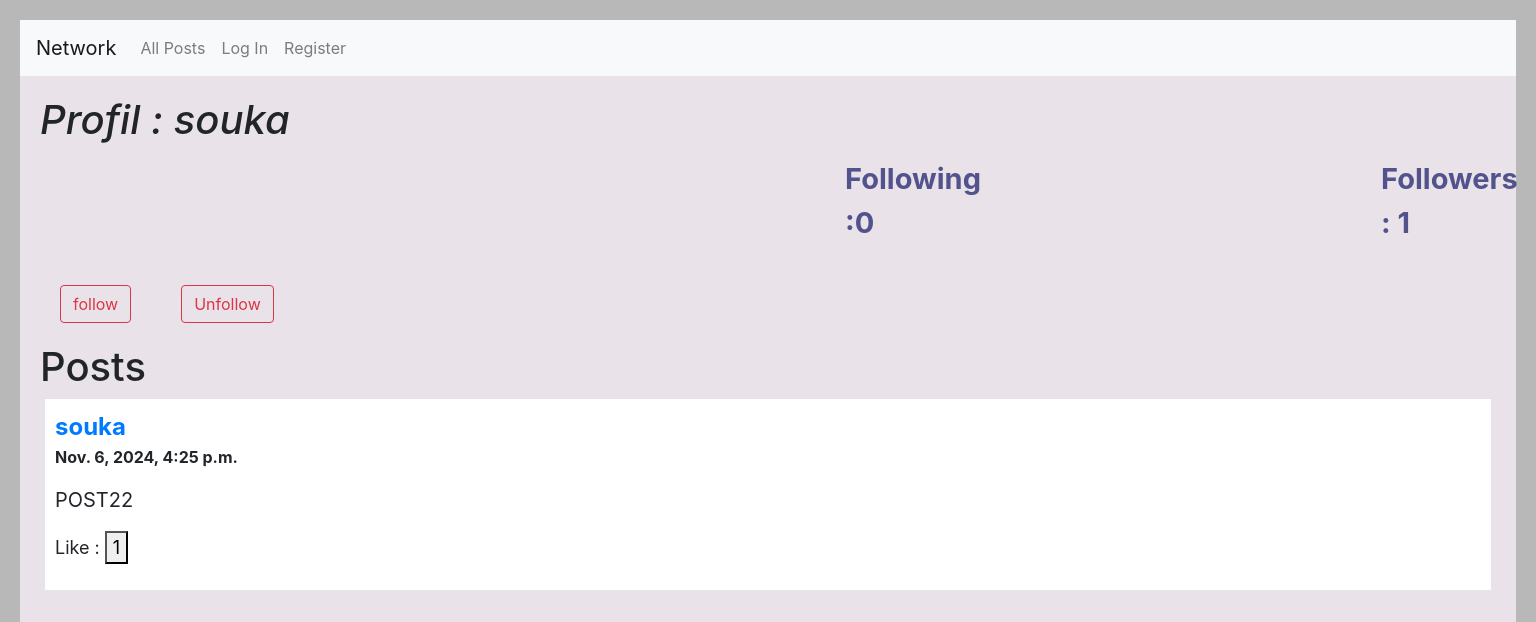
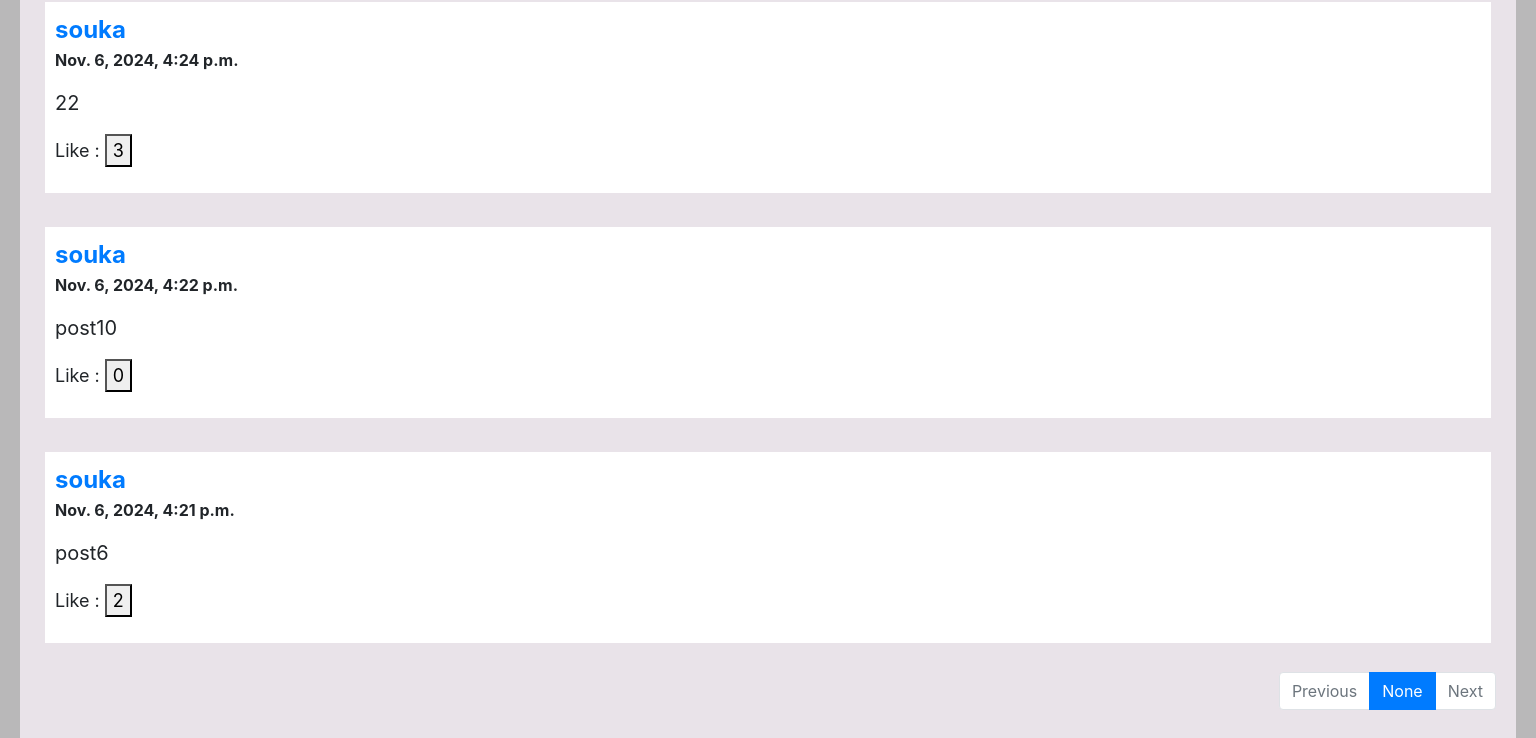
The page /profil/souka on the database as committed earlier (2 pictures, top to bottom).
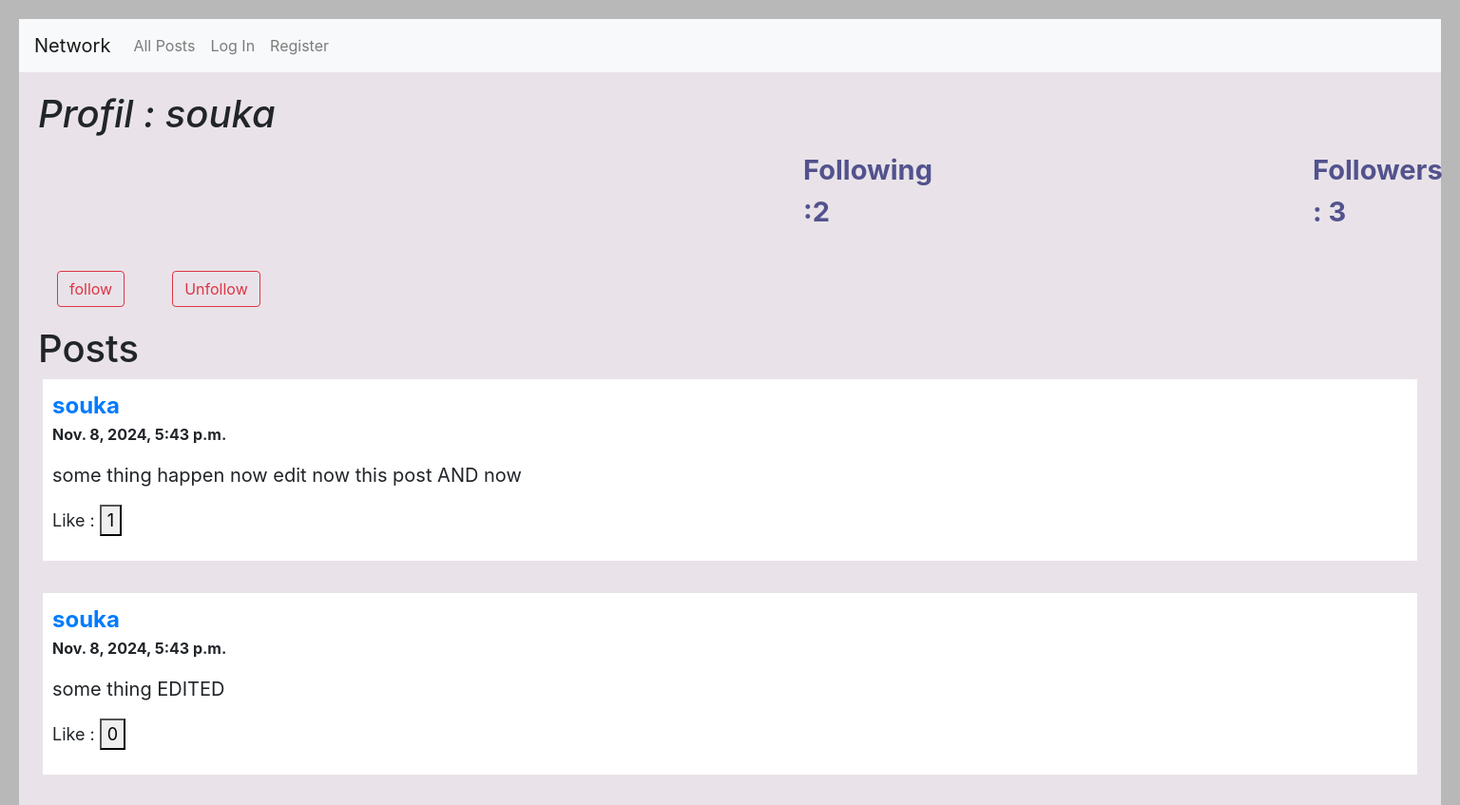
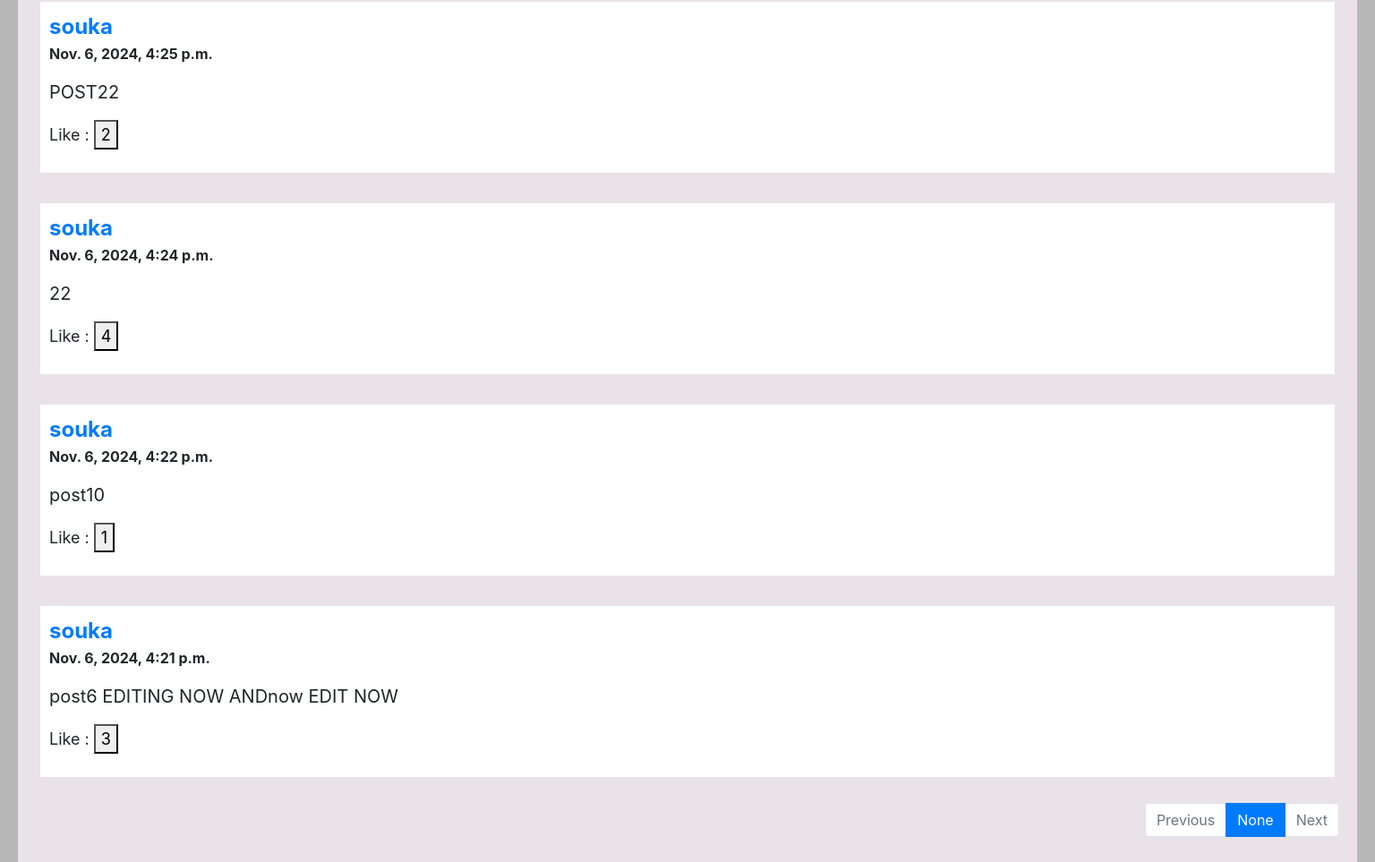
The same page on the database as committed later (2 pictures, top to bottom).
### network/models.py (models this page shows, shortened)
class User(AbstractUser):
    pass

class Post(models.Model):
    user = models.ForeignKey("User", on_delete=models.CASCADE, related_name="emails")
    content = models.TextField(blank=True)
    timestamp = models.DateTimeField(auto_now_add=True)
    like = models.IntegerField(default=0)
    followers = models.ManyToManyField(User, through='follow' , through_fields=('post_fo', 'follower'),related_name='followed_post')
    liked_by =models.ManyToManyField(User,related_name ="liked_post",blank=True)

### network/views.py (the view)
# urls.py: path("profil/<str:name>", views.profil ,name="profil"),
@csrf_exempt
def profil(request,name):
     users= request.user
     user_name=User.objects.get(username=name)
     foll= follow.objects.filter(follower=user_name)
     following_users = [f.following for f in foll]
     following_nbr =len(following_users)
     follower_nbr=len(follow.objects.filter(following=user_name))
     userr = User.objects.get(username=name)
     post = Post.objects.filter(user=userr)
     post = post.order_by("-timestamp").all()
     paginator = Paginator(post, 10)
     page_number = request.GET.get('page')
     page_obj = paginator.get_page(page_number)
     return render(request, "network/profil.html",{
         "posts":post,
         "others":users,
         "userr":userr,
         "following_nbr":following_nbr,
         "follower_nbr":follower_nbr,
          'page_obj': page_obj,
         'page_number':page_number,
                  })

### network/templates/network/profil.html (shortened to what this page needs)
{% extends "network/layout.html" %}
{% load static %}
{% block body %}
<h1 style="font-style: italic;">Profil : {{userr.username}}</h1>
    <div id="profil1" style="display: flex; font-size: 29px; font-weight: bold; padding:5px ;color:#52528d">
       <p style="margin-left:800px ;">Following :{{following_nbr}}</p>
       <p style="margin-left:400px ;">Followers : {{follower_nbr}}</p>
      </div>
       {% if others != userr %}
       <div style="display: flex ; margin: 20px;">
        <form action="{% url 'follow' userr %}" method="POST" style="margin-right: 50px;">
            <button type="submit" class="btn btn-outline-danger">follow</button>
            </form>
            <form action="{% url 'unfollow' userr %}" method="POST">
              <button type="submit" class="btn btn-outline-danger">Unfollow</button>
              </form>
       </div>
       {% endif %}
        <h1>Posts </h1>
        {% for post in page_obj %}
              <div id="post-{{post.id}}" class="post ">
                <b style="font-size: 1.5em; margin-right: 1400px;"><a href="{%url 'profil' post.user %}" >{{post.user}} </a></b>
                <b> <p>{{post.timestamp}}</p></b>
                <p id="p-{{post.id}}" style="font-size: 20px;">{{post.content}}</p>
                <p style="font-size: 18px;">Like :
                  <button id="like-{{post.id}}" class="like" data-post-id="{{post.id}}">{{post.like}}</button></p>
        </div>
        <br>
         {% endfor %}
        <nav aria-label="Page navigation example">
            <ul class="pagination justify-content-end">
                {% if page_obj.has_previous %}
                <li ><a class="page-link" href="?page={{ page_obj.previous_page_number }}" >Previous</a></li>
                <li class="page-item"><a class="page-link" href="?page={{page_obj.previous_page_number }}">{{page_obj.previous_page_number }}</a></li>
                {% else %}
                <li class="page-item disabled"><span class="page-link " aria-disabled="true">Previous</span></li>
                {% endif %}
              <li class="page-item active"><a class="page-link" href="?page={{page_obj}}">{{page_number}}</a></li>
              {% if page_obj.has_next %}
              <li class="page-item"><a class="page-link" href="?page=3">{{page_obj.next_page_number  }}</a></li>
                <li class="page-item"><a class="page-link" href="?page={{ page_obj.next_page_number }}">Next</a>
                {% else %}
                <li class="page-item disabled"><span class="page-link page-item disabled" aria-disabled="true">Next</span>
                {% endif %}
              </li>
            </ul>
          </nav>
    </div>
{% endblock %}

### network/templates/network/layout.html (shortened to what this page needs)
{% load static %}
<!DOCTYPE html>
<html lang="en">
    <head>
        <link rel="stylesheet" href="https://stackpath.bootstrapcdn.com/bootstrap/4.4.1/css/bootstrap.min.css">
        <link rel="stylesheet" href="{% static 'network/styles.css' %}" >
    </head>
    <body>
        <nav class="navbar navbar-expand-lg navbar-light bg-light">
            <a class="navbar-brand" href="#">Network</a>
            <div>
              <ul class="navbar-nav mr-auto">
                <li class="nav-item">
                  <a class="nav-link" href="{% url 'index' %}">All Posts</a>
                </li>
                {% if user.is_authenticated %}
                    <li class="nav-item">
                        <a class="nav-link" href="{% url 'following'%}">Following</a>
                    </li>
                    <li class="nav-item">
                        <a class="nav-link" href="{% url 'logout' %}">Log Out</a>
                    </li>
                {% else %}
                    <li class="nav-item">
                        <a class="nav-link" href="{% url 'login' %}">Log In</a>
                    </li>
                    <li class="nav-item">
                        <a class="nav-link" href="{% url 'register' %}">Register</a>
                    </li>
                {% endif %}
              </ul>
            </div>
          </nav>
        <div class="body">
            {% block body %}
            {% endblock %}
    </body>
</html>

### network/static/network/styles.css (style rules this page uses)
.post { background-color: white; margin: 5px; padding: 10PX; }
body { padding: 20px; background-color: rgb(185, 184, 185); }
.body { padding: 20px; background-color: rgb(233, 227, 233); }

Rows that differ between the two databases and show on the page:
added Post: user "souka", timestamp "Nov. 8, 2024, 5:43 p.m.", content "some thing happen now edit now this post AND now", like "1"
added Post: user "souka", timestamp "Nov. 8, 2024, 5:43 p.m.", content "some thing EDITED", like "0"
changed Post "POST22": like "1" → "2"
changed Post "Nov. 6, 2024, 4:24 p.m.": like "3" → "4"
changed Post "post10": like "0" → "1"
changed Post: content "post6" → "post6 EDITING NOW ANDnow EDIT NOW"; like "2" → "3"
Other text that changed with them:
{{ following_nbr }}: "0" → "2"
{{ follower_nbr }}: "1" → "3"
